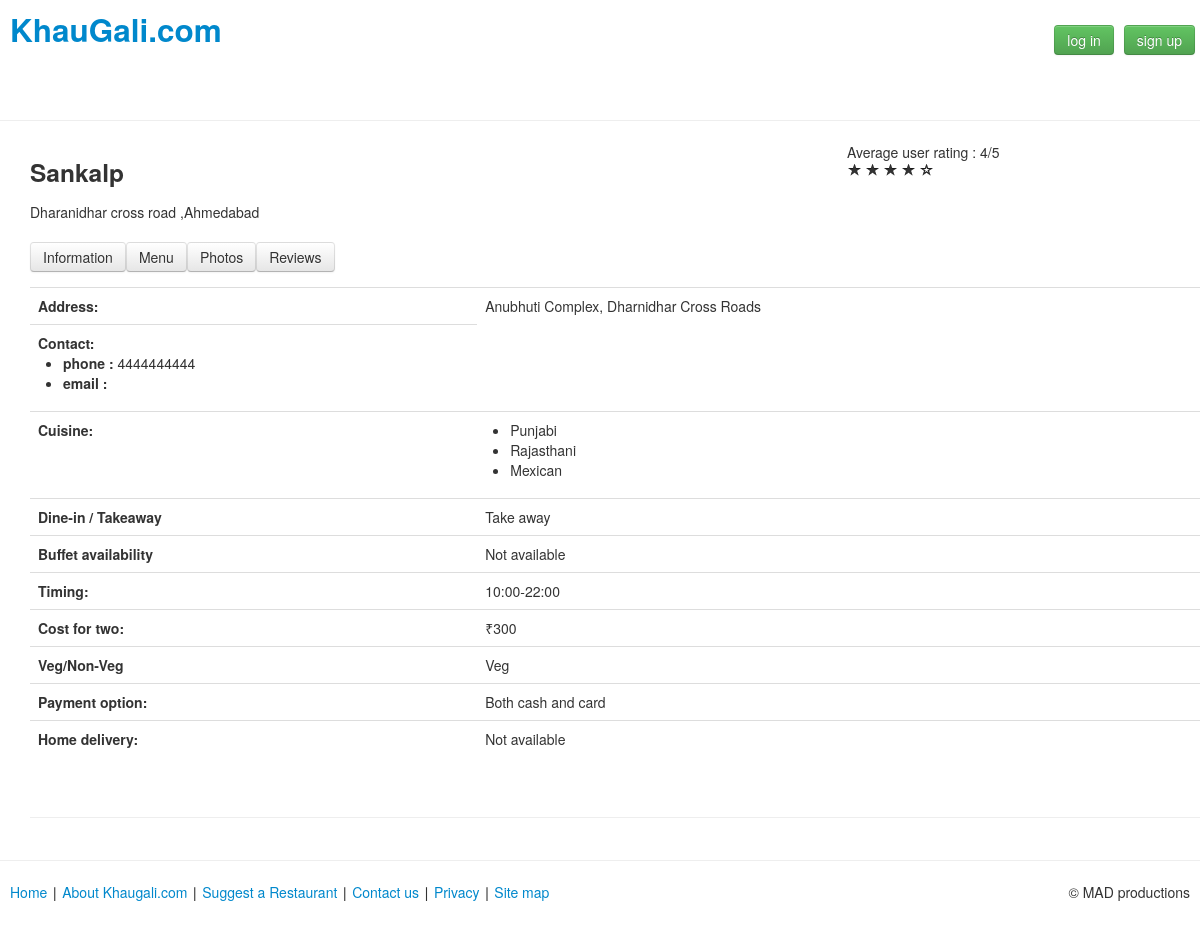
/public/resinfo.php?resid=4, run on the app's committed database.
### tables this page shows
CREATE TABLE IF NOT EXISTS `restaurant` (
  `res_id` int(11) NOT NULL AUTO_INCREMENT,
  `restaurant_name` varchar(100) NOT NULL,
  `phone_number` decimal(10,0) NOT NULL,
  `email` varchar(50) DEFAULT NULL,
  `address` text NOT NULL,
  `veg_non_veg` tinyint(4) NOT NULL DEFAULT '0' COMMENT '0 is veg| 1 is non veg | 2 is egg',
  `home_delivery` tinyint(1) NOT NULL COMMENT '0 is NO | 1 is YES',
  `dinein_take_away` tinyint(4) NOT NULL DEFAULT '2' COMMENT '0 is dine in | 1 is take away | 2 is both',
  `cost_for_two` decimal(4,0) NOT NULL,
  `timing` varchar(15) NOT NULL,
  `buffet_availability` tinyint(1) NOT NULL DEFAULT '0' COMMENT '0 is NO | 1 is YES',
  `menu_card` varchar(100) NOT NULL,
  `payment_options` tinyint(4) NOT NULL DEFAULT '2' COMMENT '0 is dine in | 1 is take away | 2 is both',
  PRIMARY KEY (`res_id`)
);

CREATE TABLE IF NOT EXISTS `located_in` (
  `rest_id` int(11) NOT NULL,
  `city_id` int(11) NOT NULL,
  `locality_name` varchar(50) NOT NULL,
  PRIMARY KEY (`rest_id`)
);

CREATE TABLE IF NOT EXISTS `city` (
  `city_id` int(11) NOT NULL AUTO_INCREMENT,
  `city_name` varchar(50) NOT NULL,
  PRIMARY KEY (`city_id`)
);

### public/session.php (called while the page is built, shortened)
<?php
	function chkLogin(){
		return isset($_SESSION['username']);
	}

### public/resinfo.php (the view, shortened to what this page needs)
<?php
	require_once 'session.php';
	require_once '../include/db_functions.php';
	require_once 'publicFunction.php';
	$resid = $_GET['resid'];
	$connection = dbConnect();
	$query = "select * from restaurant where res_id=$resid";
	$resultset = mysql_query($query, $connection);
	if(mysql_num_rows($resultset) == 0){
		echo '<h3>invalid restaurant id<h3>';
		echo '<a href="home.php">back to home</a>';
		exit();
	}
	else{
		while($row = mysql_fetch_array($resultset)){
			$restaurantName = $row['restaurant_name'];
			$phoneNo = $row['phone_number'];
			$email = $row['email'];
			$address = $row['address'];
			$vegnv = $row['veg_non_veg'];
			$homeDelivery = $row['home_delivery'];
			$dineInTa = $row['dinein_take_away'];
			$costForTwo = $row['cost_for_two'];
			$timing = $row['timing'];
			$buffet = $row['buffet_availability'];
			$payment = $row['payment_options'];
		}
		$query = "select rest_id,city.city_id,city_name,locality_name
			from city, located_in
			where city.city_id=located_in.city_id and rest_id=$resid";
		$resultset = mysql_query($query, $connection);
		while($row = mysql_fetch_array($resultset)){
			$city = $row['city_name'];
			$locality = $row['locality_name'];
		}
		$cuisine = array();
		$q2 = "SELECT cuisine_name
			FROM cuisines JOIN (SELECT cuisine_id FROM serves WHERE rest_id=$resid) as cid
				on cuisines.cuisine_id=cid.cuisine_id";
		$res = mysql_query($q2, $connection);
		while($r = mysql_fetch_array($res)){
			$cuisine[] = $r['cuisine_name'];
		}
		$avgRating = getAvgRating($resid, $connection);
	}
?>
<!DOCTYPE html>
<html>
	<head>
		<link rel="stylesheet" href="../css/bootstrap.css" />
		<link rel="stylesheet" href="../common.css" />
	</head>
	<body>
		<div id="header" class="row-fluid">
			<a href="home.php"><h2 id="logo" class="span6">KhauGali.com</h2></a>
			<?php
				include_once 'publicFunction.php';
			?>
		</div>
		<hr class="head"/>
		<div id="content" class="row-fluid">
			<div class="span8">
				<h3><?php echo $restaurantName;?></h3>
				<p><?php echo $locality.' ,'.$city; ?></p>
			</div>
			<div class="span4">
				Average user rating : <?php echo $avgRating .'/'. 5; ?>
				<div class="rating">
					<?php
						for($i = 0;$i < $avgRating; $i++){
					?>
					<i class="icon-star"></i>
					<?php
						}
						for($i = 0; $i< 5-$avgRating;$i++){
					?>
					<i class="icon-star-empty"></i>
					<?php
						}
					?>
				</div>
				<br />
				<?php if(chkLogin()){
				$userRating = getUserAvgRating($_SESSION['username'], $resid, $connection)
				?>
				Your Rating :<?php echo $userRating .'/'. 5; ?>
				<div class="rating">
					<?php
						for($i = 0;$i < $userRating; $i++){
					?>
					<i class="icon-star"></i>
					<?php
						}
						for($i = 0; $i< 5-$userRating;$i++){
					?>
					<i class="icon-star-empty"></i>
					<?php
						}
					?>
				</div>
				<?php }
 else {
	 echo '<br /><br />';
 }
				?>
			</div>
			<br/>
			<div class="btn-group" >
				<a href="resinfo.php?resid=<?php echo $resid;?>"><div class="btn ">Information</div></a>
				<a href="resmenu.php"><div class="btn ">Menu</div></a>
				<a href="respics.php"><div class="btn ">Photos</div></a>
				<a href="resreview.php?resid=<?php echo $resid;?>"><div class="btn ">Reviews</div></a>
			</div>
			<div id="innerContent">
				<table class="table">
					<tr>
						<td><strong>Address:</strong> </td>
						<td><?php echo $address;?></td>
					</tr>
					<tr>
						<td><strong>Contact:</strong>
							<ul>
								<li><strong>phone :</strong> <?php echo $phoneNo;?></li>
								<li><strong>email :</strong> <?php echo $email;?></li>
							</ul>
						</td>
					</tr>
					<tr>
						<td><strong>Cuisine:</strong> </td>
						<td>
							<ul>
							<?php
							foreach ($cuisine as $value) {
								echo '<li>'.$value.'</li>';
							}
							?>
							</ul>
						</td>
					</tr>
					<tr>
						<td><strong>Dine-in / Takeaway</strong> </td>
						<td><?php
							switch ($dineInTa){
								case 1: echo 'Take away';
									break;
							}
						?></td>
					</tr>
					<tr>
						<td><strong>Buffet availability</strong> </td>
						<td><?php
							switch ($buffet){
								case 0: echo 'Not available';
									break;
							}
						?></td>
					</tr>
					<tr>
						<td><strong>Timing:</strong> </td>
						<td><?php  echo $timing;?></td>
					</tr>
					<tr>
						<td><strong>Cost for two:</strong> </td>
						<td><?php echo '&#x20B9;'.$costForTwo;?></td>
					</tr>
					<tr>
						<td><strong>Veg/Non-Veg</strong></td>
						<td><?php
							switch ($vegnv){
								case 0: echo 'Veg';
									break;
							}
						?></td>
					</tr>
					<tr>
						<td><strong>Payment option:</strong>  </td>
						<td><?php switch ($payment){
								case 2: echo 'Both cash and card';
									break;
							}?></td>
					</tr>
					<tr>
						<td><strong>Home delivery:</strong> </td>
						<td><?php switch($homeDelivery){
							case 0:
								echo 'Not available';
								break;
						}
						?></td>
					</tr>
				</table>
				<hr />
			</div>
		</div>
<?php
	include_once 'footer.php';

### css/common.css (style rules this page uses)
html, body { height: 100%; }
body { margin: 0px; padding: 0px; }
#header { height: 10%; }
#content { height: 70%; }
#logo { padding-left: 10px; }

### public/resinfo.php (style rules this page uses)
#content { padding-left: 30px; overflow-y: scroll; }
#innerContent { padding-top: 15px; padding-bottom: 15px; }

### data on the page
restaurant: restaurant_name "Sankalp", address "Anubhuti Complex, Dharnidhar Cross Roads", phone_number "4444444444", timing "10:00-22:00", cost_for_two "300"
located_in: locality_name "Dharanidhar cross road", city.city_name "Ahmedabad"

### other printed values
$avgRating "4"
$value "Punjabi"
$value "Rajasthani"
$value "Mexican"
